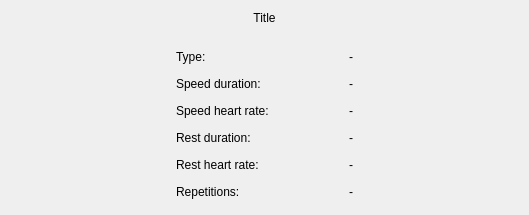
                 <widget class="QWidget" name="page_13">
                  <layout class="QVBoxLayout" name="verticalLayout_32">
                   <item>
                    <layout class="QVBoxLayout" name="verticalLayout_31">
                     <property name="spacing">
                      <number>20</number>
                     </property>
                     <property name="leftMargin">
                      <number>160</number>
                     </property>
                     <property name="rightMargin">
                      <number>160</number>
                     </property>
                     <item>
                      <widget class="QLabel" name="lbl_training_file">
                       <property name="styleSheet">
                        <string notr="true">font: 25px &quot;Bahnschrift Semibold&quot;;</string>
                       </property>
                       <property name="text">
                        <string>Title</string>
                       </property>
                       <property name="alignment">
                        <set>Qt::AlignCenter</set>
                       </property>
                      </widget>
                     </item>
                     <item>
                      <layout class="QGridLayout" name="gridLayout_2">
                       <property name="leftMargin">
                        <number>5</number>
                       </property>
                       <property name="topMargin">
                        <number>5</number>
                       </property>
                       <property name="rightMargin">
                        <number>5</number>
                       </property>
                       <property name="bottomMargin">
                        <number>5</number>
                       </property>
                       <property name="horizontalSpacing">
                        <number>80</number>
                       </property>
                       <property name="verticalSpacing">
                        <number>13</number>
                       </property>
                       <item row="0" column="1">
                        <widget class="QLabel" name="lbl_training_type">
                         <property name="styleSheet">
                          <string notr="true">font: 22px &quot;Bahnschrift Semilight&quot;;</string>
                         </property>
                         <property name="text">
                          <string>-</string>
                         </property>
                         <property name="alignment">
                          <set>Qt::AlignLeading|Qt::AlignLeft|Qt::AlignVCenter</set>
                         </property>
                        </widget>
                       </item>
                       <item row="2" column="1">
                        <widget class="QLabel" name="lbl_training_speed_hr">
                         <property name="styleSheet">
                          <string notr="true">font: 22px &quot;Bahnschrift Semilight&quot;;</string>
                         </property>
                         <property name="text">
                          <string>-</string>
                         </property>
                         <property name="alignment">
                          <set>Qt::AlignLeading|Qt::AlignLeft|Qt::AlignVCenter</set>
                         </property>
                        </widget>
                       </item>
                       <item row="2" column="0">
                        <widget class="QLabel" name="lbl_training_speed_hr_title">
                         <property name="styleSheet">
                          <string notr="true">font: 22px &quot;Bahnschrift Semilight&quot;;</string>
                         </property>
                         <property name="text">
                          <string>Speed heart rate:</string>
                         </property>
                         <property name="alignment">
                          <set>Qt::AlignLeading|Qt::AlignLeft|Qt::AlignVCenter</set>
                         </property>
                        </widget>
                       </item>
                       <item row="3" column="0">
                        <widget class="QLabel" name="lbl_training_rest_duration_title">
                         <property name="styleSheet">
                          <string notr="true">font: 22px &quot;Bahnschrift Semilight&quot;;</string>
                         </property>
                         <property name="text">
                          <string>Rest duration:</string>
                         </property>
                         <property name="alignment">
                          <set>Qt::AlignLeading|Qt::AlignLeft|Qt::AlignVCenter</set>
                         </property>
                        </widget>
                       </item>
                       <item row="3" column="1">
                        <widget class="QLabel" name="lbl_training_rest_duration">
                         <property name="styleSheet">
                          <string notr="true">font: 22px &quot;Bahnschrift Semilight&quot;;</string>
                         </property>
                         <property name="text">
                          <string>-</string>
                         </property>
                         <property name="alignment">
                          <set>Qt::AlignLeading|Qt::AlignLeft|Qt::AlignVCenter</set>
                         </property>
                        </widget>
                       </item>
                       <item row="0" column="0">
                        <widget class="QLabel" name="lbl_training_type_title">
                         <property name="styleSheet">
                          <string notr="true">font: 22px &quot;Bahnschrift Semilight&quot;;</string>
                         </property>
                         <property name="text">
                          <string>Type:</string>
                         </property>
                         <property name="alignment">
                          <set>Qt::AlignLeading|Qt::AlignLeft|Qt::AlignVCenter</set>
                         </property>
                        </widget>
                       </item>
                       <item row="1" column="0">
                        <widget class="QLabel" name="lbl_training_speed_duration_title">
                         <property name="styleSheet">
                          <string notr="true">font: 22px &quot;Bahnschrift Semilight&quot;;</string>
                         </property>
                         <property name="text">
                          <string>Speed duration:</string>
                         </property>
                         <property name="alignment">
                          <set>Qt::AlignLeading|Qt::AlignLeft|Qt::AlignVCenter</set>
                         </property>
                        </widget>
                       </item>
                       <item row="1" column="1">
                        <widget class="QLabel" name="lbl_training_speed_duration">
                         <property name="styleSheet">
                          <string notr="true">font: 22px &quot;Bahnschrift Semilight&quot;;</string>
                         </property>
                         <property name="text">
                          <string>-</string>
                         </property>
                         <property name="alignment">
                          <set>Qt::AlignLeading|Qt::AlignLeft|Qt::AlignVCenter</set>
                         </property>
                        </widget>
                       </item>
                       <item row="4" column="0">
                        <widget class="QLabel" name="lbl_training_rest_hr_title">
                         <property name="styleSheet">
                          <string notr="true">font: 22px &quot;Bahnschrift Semilight&quot;;</string>
                         </property>
                         <property name="text">
                          <string>Rest heart rate:</string>
                         </property>
                         <property name="alignment">
                          <set>Qt::AlignLeading|Qt::AlignLeft|Qt::AlignVCenter</set>
                         </property>
                        </widget>
                       </item>
                       <item row="5" column="0">
                        <widget class="QLabel" name="lbl_training_repetitions_title">
                         <property name="styleSheet">
                          <string notr="true">font: 22px &quot;Bahnschrift Semilight&quot;;</string>
                         </property>
                         <property name="text">
                          <string>Repetitions:</string>
                         </property>
                        </widget>
                       </item>
                       <item row="4" column="1">
                        <widget class="QLabel" name="lbl_training_rest_hr">
                         <property name="styleSheet">
                          <string notr="true">font: 22px &quot;Bahnschrift Semilight&quot;;</string>
                         </property>
                         <property name="text">
                          <string>-</string>
                         </property>
                         <property name="alignment">
                          <set>Qt::AlignLeading|Qt::AlignLeft|Qt::AlignVCenter</set>
                         </property>
                        </widget>
                       </item>
                       <item row="5" column="1">
                        <widget class="QLabel" name="lbl_training_repetitions">
                         <property name="styleSheet">
                          <string notr="true">font: 22px &quot;Bahnschrift Semilight&quot;;</string>
                         </property>
                         <property name="text">
                          <string>-</string>
                         </property>
                         <property name="alignment">
                          <set>Qt::AlignLeading|Qt::AlignLeft|Qt::AlignVCenter</set>
                         </property>
                        </widget>
                       </item>
                      </layout>
                     </item>
                    </layout>
                   </item>
                  </layout>
                 </widget>
